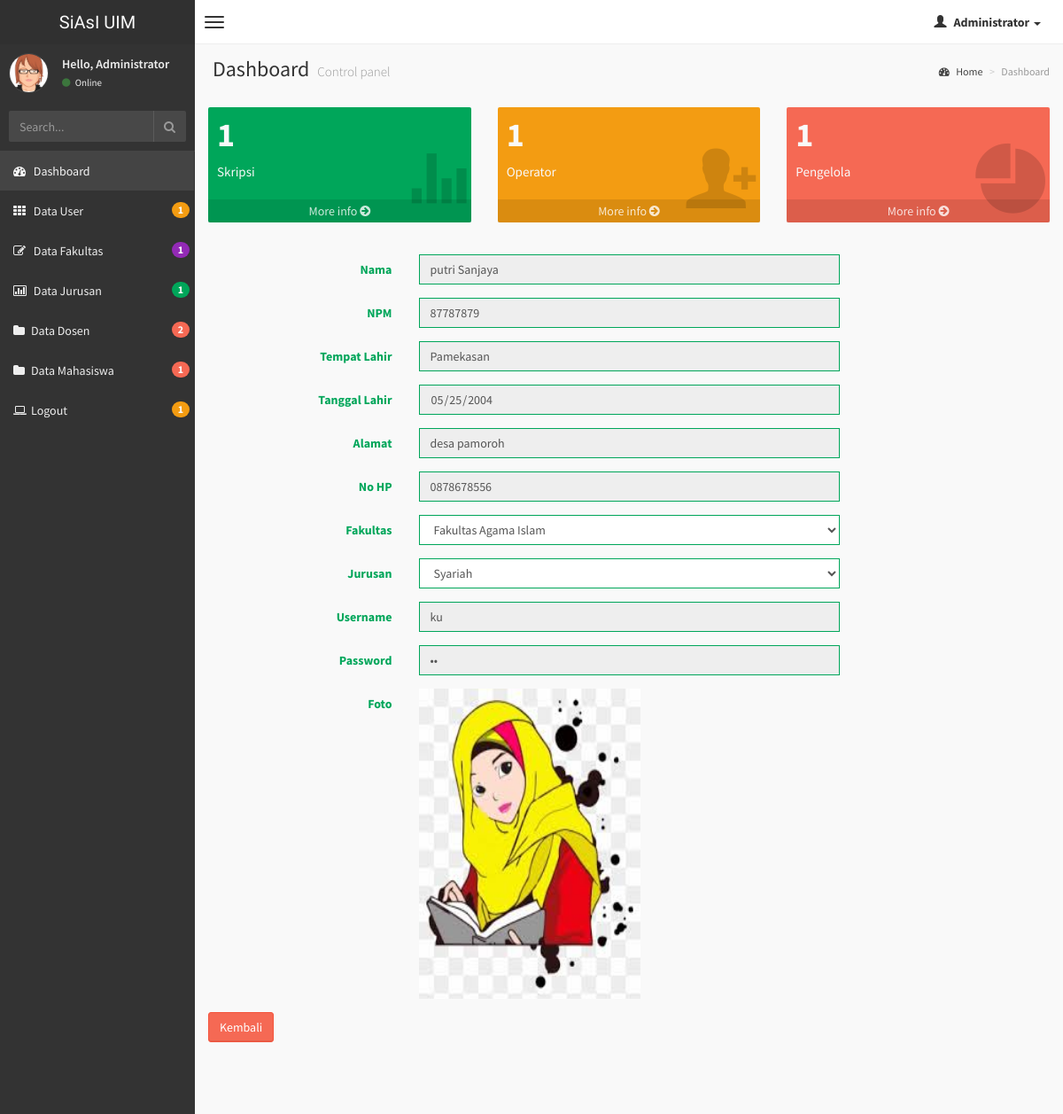
Page /index.php?p=mahasiswa&act=detil&id=1 (signed in) on the committed database.
### tables this page shows
CREATE TABLE IF NOT EXISTS `mahasiswa` (
  `id_mahasiswa` int(10) NOT NULL AUTO_INCREMENT,
  `nama_mahasiswa` varchar(100) NOT NULL,
  `npm` varchar(100) NOT NULL,
  `tempat_lahir_mahasiswa` varchar(100) NOT NULL,
  `tanggal_lahir_mahasiswa` varchar(100) NOT NULL,
  `alamat_mahasiswa` varchar(100) NOT NULL,
  `no_hp_mahasiswa` varchar(100) NOT NULL,
  `id_fakultas_mahasiswa` varchar(100) NOT NULL,
  `id_jurusan_mahasiswa` varchar(100) NOT NULL,
  `username_mahasiswa` varchar(100) NOT NULL,
  `password_mahasiswa` varchar(100) NOT NULL,
  `foto_mahasiswa` varchar(100) NOT NULL,
  PRIMARY KEY (`id_mahasiswa`)
);

CREATE TABLE IF NOT EXISTS `fakultas` (
  `id_fakultas` int(10) NOT NULL AUTO_INCREMENT,
  `nama_fakultas` varchar(100) NOT NULL,
  PRIMARY KEY (`id_fakultas`)
);

CREATE TABLE IF NOT EXISTS `jurusan` (
  `id_jurusan` int(10) NOT NULL AUTO_INCREMENT,
  `id_fakultas` varchar(100) NOT NULL,
  `nama_jurusan` varchar(100) NOT NULL,
  PRIMARY KEY (`id_jurusan`)
);

### mahasiswa.php (the view, shortened to what this page needs)
<?php
switch($_GET[act]){
?>
<?php
  case "detil":
  $edit=mysql_query("SELECT * FROM mahasiswa,fakultas,jurusan where mahasiswa.id_jurusan_mahasiswa=jurusan.id_jurusan and mahasiswa.id_fakultas_mahasiswa=fakultas.id_fakultas and mahasiswa.id_mahasiswa='$_GET[id]'");
  $r=mysql_fetch_array($edit);
  $id_jurusan=$r['id_jurusan_mahasiswa'];
  $nama_jurusan=$r['nama_jurusan'];
  $username_mahasiswa=$r['username_mahasiswa'];
  $password_mahasiswa=$r['password_mahasiswa'];
  $foto_mahasiswa=$r['foto_mahasiswa'];
?>
<div class="input-states">
<form class="form-horizontal" action="" method="POST" enctype="multipart/form-data">
    <div class="form-group has-success">
        <div class="row">
            <label class="col-sm-3 control-label">Nama</label>
                <div class="col-sm-6">
                    <input type="text" class="form-control" name="nama_mahasiswa" value="<?php echo $r['nama_mahasiswa'];?>" readonly>
                </div>
        </div>
    </div>
    <div class="form-group has-success">
        <div class="row">
            <label class="col-sm-3 control-label">NPM</label>
                <div class="col-sm-6">
                    <input type="text" class="form-control" name="npm" value="<?php echo $r['npm'];?>" readonly>
                </div>
        </div>
    </div>
    <div class="form-group has-success">
        <div class="row">
            <label class="col-sm-3 control-label">Tempat Lahir</label>
                <div class="col-sm-6">
                    <input type="text" class="form-control" name="tempat_lahir_mahasiswa" value="<?php echo $r['tempat_lahir_mahasiswa'];?>" readonly>
                </div>
        </div>
    </div>
    <div class="form-group has-success">
        <div class="row">
            <label class="col-sm-3 control-label">Tanggal Lahir</label>
                <div class="col-sm-6">
                    <input type="date" class="form-control" name="tanggal_lahir_mahasiswa" value="<?php echo $r['tanggal_lahir_mahasiswa'];?>" readonly>
                </div>
        </div>
    </div>
    <div class="form-group has-success">
        <div class="row">
            <label class="col-sm-3 control-label">Alamat</label>
                <div class="col-sm-6">
                    <input type="text" class="form-control" name="alamat_mahasiswa" value="<?php echo $r['alamat_mahasiswa'];?>" readonly>
                </div>
        </div>
    </div>
    <div class="form-group has-success">
        <div class="row">
            <label class="col-sm-3 control-label">No HP</label>
                <div class="col-sm-6">
                    <input type="text" class="form-control" name="no_hp_mahasiswa" value="<?php echo $r['no_hp_mahasiswa'];?>" readonly>
                </div>
        </div>
    </div>
    <div class="form-group has-success">
        <div class="row">
            <label class="col-sm-3 control-label">Fakultas</label>
                <div class="col-sm-6">
                    <select class="form-control custom-select" name="id_fakultas_mahasiswa">
						<option value="<?php echo $r['id_fakultas_mahasiswa'];?>" selected><?php echo $r['nama_fakultas'];?></option>
                    </select>
                </div>
        </div>
    </div>
    <div class="form-group has-success">
        <div class="row">
            <label class="col-sm-3 control-label">Jurusan</label>
                <div class="col-sm-6">
                    <select class="form-control custom-select" name="id_jurusan_mahasiswa">
						<option value="<?php echo $id_jurusan;?>" selected><?php echo $nama_jurusan;?></option>
                    </select>
                </div>
        </div>
    </div>
    <div class="form-group has-success">
        <div class="row">
            <label class="col-sm-3 control-label">Username</label>
                <div class="col-sm-6">
                    <input type="text" class="form-control" name="username_mahasiswa" value="<?php echo $username_mahasiswa;?>" readonly>
                </div>
        </div>
    </div>
    <div class="form-group has-success">
        <div class="row">
            <label class="col-sm-3 control-label">Password</label>
                <div class="col-sm-6">
                    <input type="password" class="form-control" name="password_mahasiswa" value="<?php echo $password_mahasiswa;?>" readonly>
                </div>
        </div>
    </div>
    <div class="form-group has-success">
        <div class="row">
            <label class="col-sm-3 control-label">Foto</label>
                <div class="col-sm-6">
                    <img src="<?php echo $foto_mahasiswa;?>" width="250" height="350">
                </div>
        </div>
    </div>
    <div class="form-actions">
        <a onclick=self.history.back() ><button type='button' class='btn btn-danger'>Kembali</button></a>
    </div>
</form>
<?php
    break;
?>
<?php
	}
	?>

### rows in the picture
mahasiswa: nama_mahasiswa "putri Sanjaya", npm "87787879", tempat_lahir_mahasiswa "Pamekasan", tanggal_lahir_mahasiswa "05/25/2004", alamat_mahasiswa "desa pamoroh", no_hp_mahasiswa "0878678556", id_fakultas_mahasiswa "Fakultas Agama Islam", id_jurusan_mahasiswa "Syariah", username_mahasiswa "ku", foto_mahasiswa (picture)

### other values in the picture
$nama_user "Administrator"
$jumlah_user "1"
$jumlah_fakultas "1"
$jumlah_jurusan "1"
$jumlah_dosen "2"
$jumlah_mahasiswa "1"
$jumlah_skripsi "1"
